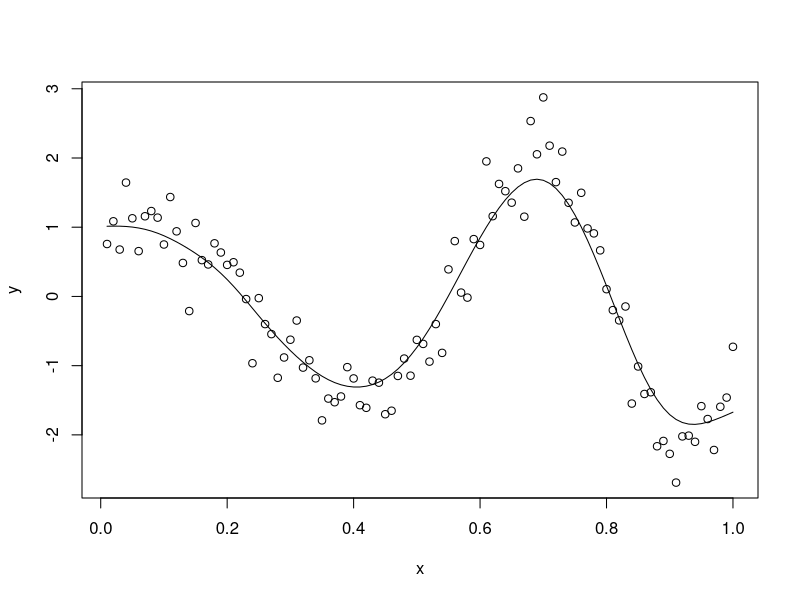

Source code (R):
# 设置工作路径
setwd("D:\\softwares\\applied statistics\\rcodelearning\\chap27\\sourcecode")
kernal_lm <- function(px, x, y, kfun, h) {
    # px是核估计选取的点，x,y是原始数据
    # 权重求和
    weight_all <- sum(kfun((x - px) / h))
    # 权重
    weight <- kfun((x - px) / h) / weight_all
    # 核估计的结果y
    py <- sum(weight * y)
    return(py)
}
# 设置随机数
set.seed(1)
# 设置样本量
samplesize <- 100
# 生成x
x <- (1:samplesize) / 100
# 生成y
y <- cos(2 * pi * exp(x)) * exp(x) + rnorm(samplesize, 0, 0.4)
# 合并为dataframe
dataf <- data.frame(x, y)
# 核估计
ny <- sapply(x, kernal_lm, x = x, y = y, dnorm, h = 0.05)
# 开始绘图
dev.new()
# 保存文件
pdf("../codeimage/code1.pdf")
# 绘制散点图
plot(dataf)
# 绘制核密度曲线
lines(x, ny, type = "l")
# 关闭图形
dev.off()
# 关闭文件
dev.off()
# 保存工作空间
save.image("R1.RData")
